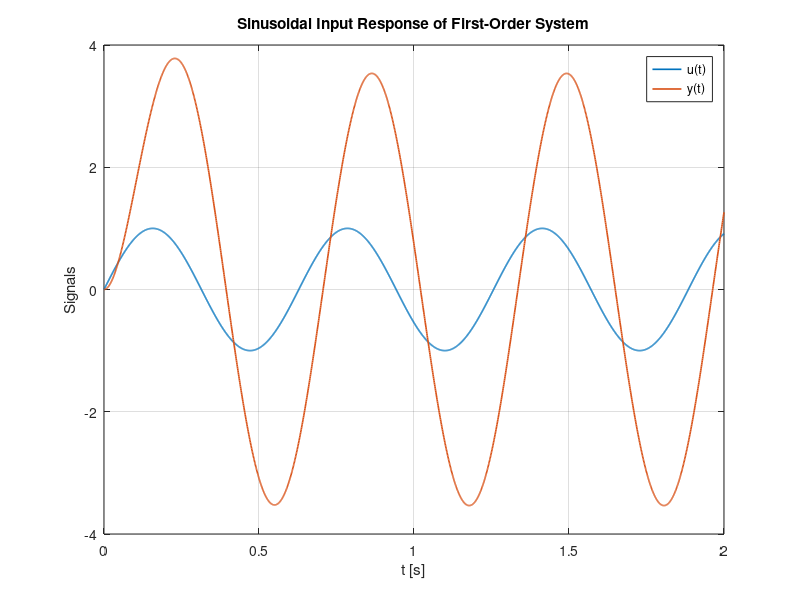

The MATLAB source for this figure:
% Parameters for first-order LTI system
K = 5;
tau = 0.1;

s = tf('s');
G = K / (tau * s + 1);

% Sinusoidal input
U = 1;
omega = 10;          % rad/s
t_final = 2;
t = linspace(0, t_final, 2000);
u = U * sin(omega * t);

% Time response to sinusoidal input
[y, t_out] = lsim(G, u, t);

% Theoretical complex gain at frequency omega
Gjw = freqresp(G, omega);
mag = abs(Gjw);
phase = angle(Gjw);  % radians

fprintf('Amplitude ratio |G(jw)| = %g\n', mag);
fprintf('Phase shift arg(G(jw)) = %g rad\n', phase);

figure;
plot(t_out, u, 'LineWidth', 1.2); hold on;
plot(t_out, y, 'LineWidth', 1.2);
xlabel('t [s]');
ylabel('Signals');
legend('u(t)', 'y(t)');
grid on;
title('Sinusoidal Input Response of First-Order System');
